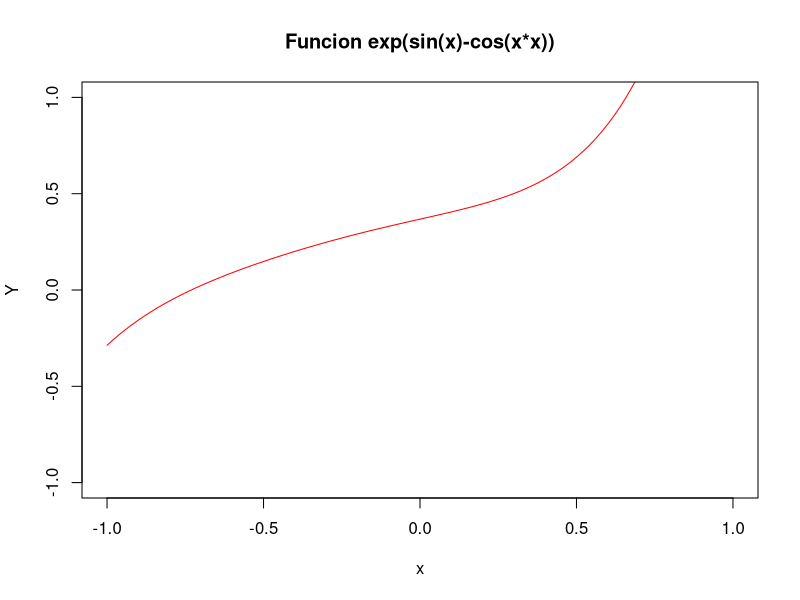
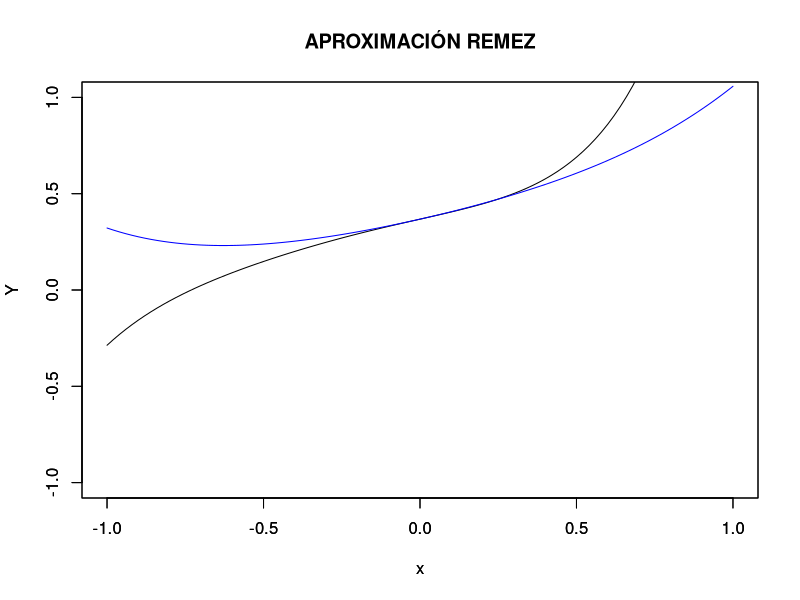

R code for these plots, in order:

f = function(x) exp(sin(x)-cos(x*x))
g = function(x) exp(sin(x)-cos(x*x))*(cos(x)+2*x*sin(x*x))
gradospoli = 5
ndatos = gradospoli

plot(g,xlim = c(-1,1),ylim = c(-1,1),ylab = "Y",col = "red",main = "Funcion exp(sin(x)-cos(x*x))")
plot(g,xlim = c(-1,1),ylim = c(-1,1),ylab = "Y")

x = c()
y = c()
suma = (2*(2^-8))/(ndatos-1)

i =1
while (length(x)<ndatos)
{
  if (length(x) == 0 )
  {
    x[i]= -2^-8;
    i = i +1
  }
  
  x[i] = (x[i-1]+ (suma))
  i = i+1
  
} 
j = 1
while (j < ndatos+1 )
  
{
  y[j]= f(x[j])
  j = j+1
}

tablota = data.frame (x,y)
y[j]=g(2^-8)

n = rbind(c(1,x[1],(x[1])^2,(x[1])^3,(x[1])^4,(x[1])^5),
          c(1,x[2],(x[2])^2,(x[2])^3,(x[2])^4,(x[2])^5),
          c(1,x[3],(x[3])^2,(x[3])^3,(x[3])^4,(x[3])^5),
          c(1,x[4],(x[4])^2,(x[4])^3,(x[4])^4,(x[4])^5),
          c(1,x[5],(x[5])^2,(x[5])^3,(x[5])^4,(x[5])^5),
          c(0,1,2*(2^-8),3*(2^-8)^2,4*(2^-8)^3,5*(2^-8)^4))

z=solve(n,y)
print(z)

h = function(x) z[1]+(z[2]*x)+(z[3]*x^2)+(z[4]*x^3)+(z[5]*x^4)

par(new = TRUE)
plot(h,xlim = c(-1,1),col= "blue",ylim=c(-1,1), main = "APROXIMACIÓN REMEZ",ylab = "Y")

#Variables Para calcular el error
ErroAbsoluto = 0
ErrorRelativo = 0
ValorXpunto = pi/256

#############
#Errores 
#############

ErroAbsoluto = abs((f(ValorXpunto)- h(ValorXpunto))*10^-6)
ErrorRelativo  = ((ErroAbsoluto / h(ValorXpunto))*100)*10^-6


####################
#Tabla con los datos
####################
RemezTablita = data.frame(ErrorRelativo, ErroAbsoluto,ValorXpunto)
#Se imprime la Tabla

cat("Dado el punto  ",ValorXpunto)
cat("E??Error Relativo es de :" ,ErrorRelativo)
cat("El Error Absoluto es de :" ,ErroAbsoluto)

